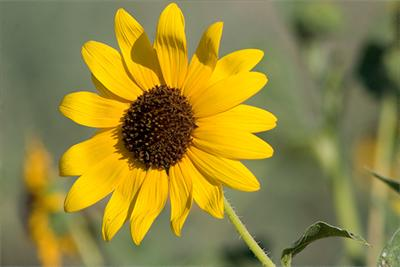
%> input picture Assignments/Assignment1Solutions/刘晓阳/1.jpg, 400 x 267 px
$ octave assignment1.m   (GNU Octave 9; MATLAB toolbox functions it lacks are replaced by stand-ins)
%> lines starting %> are read from the running program, lines starting %| are printed output that depends on the picture
clear;
image= imread( '.\1.jpg');
%> image is the input picture: size 267x400x3 uint8; mean R, G, B 145.8, 133.3, 58.6
%%
%step1-1 get information
r=image(:,:,1);
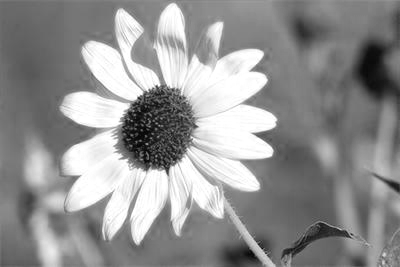
%> r: size 267x400 uint8; min 3, max 255, mean 145.8
g=image(:,:,2);
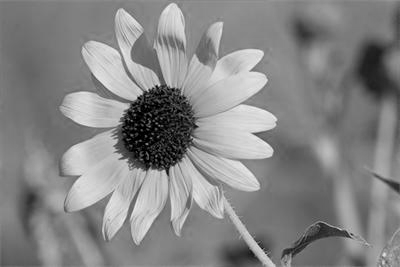
%> g: size 267x400 uint8; min 0, max 239, mean 133.3
b=image(:,:,3);%分别读取RGB通道灰度图
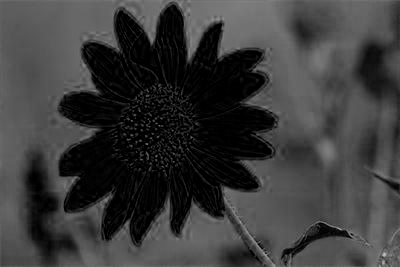
%> b: size 267x400 uint8; min 0, max 199, mean 58.6

r=imdivide(r,8);
g=imdivide(g,8);
b=imdivide(b,8);%灰度值压缩到0-31
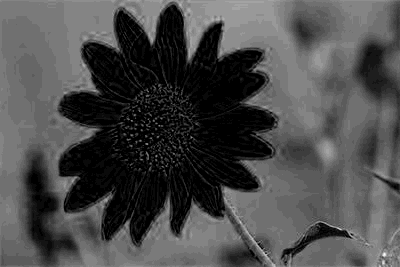
%> b: size 267x400 uint8; min 0, max 25, mean 7.4; drawn with min black and max white

r=im2double(r);
%> r: size 267x400 double
g=im2double(g);
%> g: size 267x400 double
b=im2double(b);%计算之前转换为double类型
%> b: size 267x400 double

image2=r+g*32+b*32*32;       %将RGB三维矩阵压缩为一维矩阵
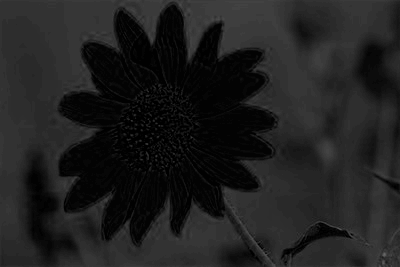
%> image2: size 267x400 double; min 0, max 104.1, mean 31.8
%%
%step1-2 segment
%> (the run ends here)
